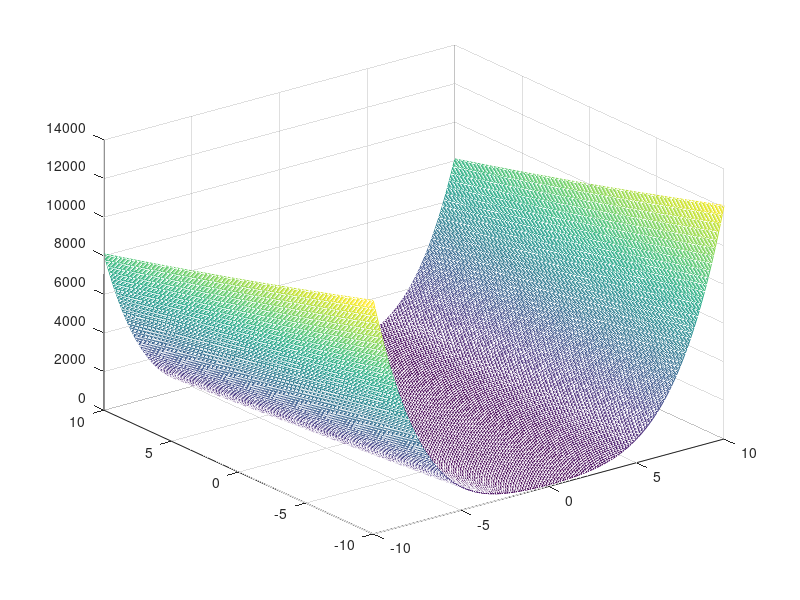
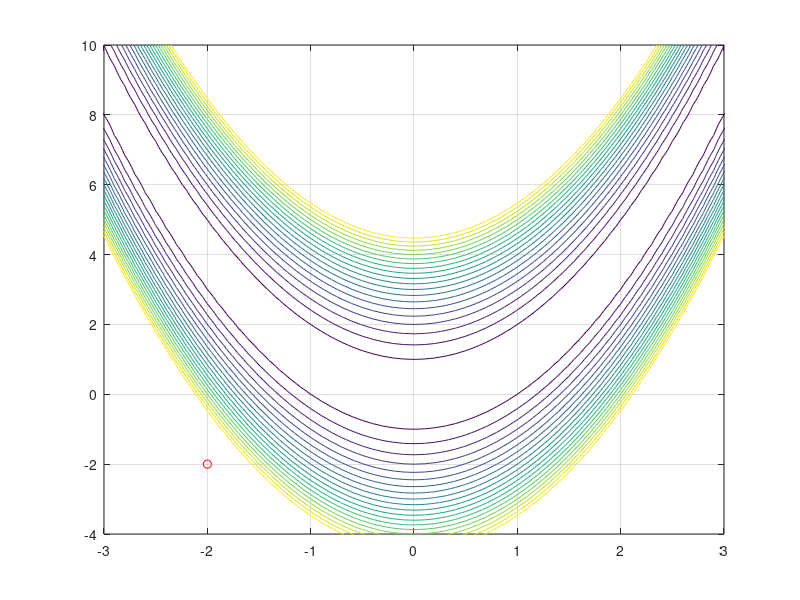

Here is the MATLAB script that generated these plots, in order: (Note: this script raises an error after producing the figures.)
% MECH 559 - M. Kokkolaras
% McGill University
% Example 4.15 in Papalambros and Wilde

clear all
clc
close all
clf

% Visualization of the objective and iterates
x1 = -10:.1:10;
x2=x1;
for i=1:length(x1)
    for j = 1:length(x2)
        f(i,j) = x1(j)^4-2*x1(j)^2*x2(i)+x2(i)^2;
    end
end

% 3D plot
figure(1)
mesh(x1,x2,f)

% contour plot
figure(2)
clf
V = 0:1:20; 
cs = contour(x1,x2,f,V); 
xlim([-3,3])
ylim([-4,10])
hold on

% Choose method (gradient = 1, Newton = 2)
method = 1;

% Ask for initial guess
xold = [-2 -2]'; 
% xold = [5 2]';
% xold = [2,1]';
% xold = [1,0]';
plot(xold(1),xold(2),'ro'), grid on

% algorithmic parameters
my_epsilon = .000001;
kmax = 1000;
iteract = 1; % turn this off to avoid having to hit ENTER on every iteration
verbose = 1; % turn this off to avoid having printing every iteration
plot_progress = 1; % turn this off to avoid plotting every iteration

% optimization
[x_opt,f_opt] = optimize(@obj,@grad,@hessian,method,xold,my_epsilon,kmax,iteract,verbose,plot_progress);

% solution
disp([' ']) % newline
disp(['minimum function value = ',num2str(obj(x_opt))])
disp(['minimizer value = ',sprintf('%0.5f, ',x_opt)])

%% User defined objective, gradient, and hessian
function g = grad(x)
    g(1) = 4*x(1)^3 - 4*x(1)*x(2);
    g(2) = 2*x(2) - 2*x(1)^2;
end

function H = hessian(x)
    H = [12*x(1)^2-4 -4*x(1)
         -4*x(1) 2];
end

function f = obj(x)
    f = x(1)^4 - 2*x(1)^2*x(2) + x(2)^2;
end